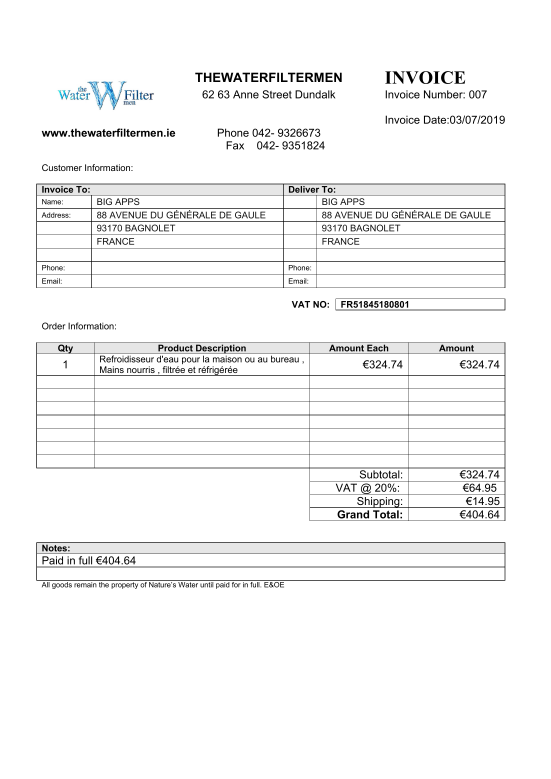
#> input picture data/fact230001-1.png, 1653 x 2337 px, found by its file name (shown at 1/3 size)
$ python main.py   (older library calls are emulated)
#> lines starting #> are read from the running program, lines starting #| are printed output that depends on the picture; after the words box and inside, x2 and y2 are one past the last pixel; in counts of white or black regions, pixels touching at a corner belong together
### tabdetactor/image_processing.py
from __future__ import division

import cv2
import numpy as np


def adaptive_threshold(imagename, process_background=False, blocksize=15, c=-2):
    """Thresholds an image using OpenCV's adaptiveThreshold.
    Parameters
    ----------
    imagename : string
        Path to image file.
    process_background : bool, optional (default: False)
        Whether or not to process lines that are in background.
    blocksize : int, optional (default: 15)
        Size of a pixel neighborhood that is used to calculate a
        threshold value for the pixel: 3, 5, 7, and so on.
        For more information, refer `OpenCV's adaptiveThreshold <https://docs.opencv.org/2.4/modules/imgproc/doc/miscellaneous_transformations.html#adaptivethreshold>`_.
    c : int, optional (default: -2)
        Constant subtracted from the mean or weighted mean.
        Normally, it is positive but may be zero or negative as well.
        For more information, refer `OpenCV's adaptiveThreshold <https://docs.opencv.org/2.4/modules/imgproc/doc/miscellaneous_transformations.html#adaptivethreshold>`_.
    Returns
    -------
    img : object
        numpy.ndarray representing the original image.
    threshold : object
        numpy.ndarray representing the thresholded image.
    """
#> called with process_background = False, blocksize = 15, c = -2
    img = cv2.imread(imagename)
#> img is the input picture: shape (2337, 1653, 3); mean B, G, R 245.5, 245.4, 245.3
    gray = cv2.cvtColor(img, cv2.COLOR_BGR2GRAY)

    if process_background:
        threshold = cv2.adaptiveThreshold(
            gray, 255, cv2.ADAPTIVE_THRESH_GAUSSIAN_C, cv2.THRESH_BINARY, blocksize, c
        )
    else:
        threshold = cv2.adaptiveThreshold(
            np.invert(gray),
            255,
            cv2.ADAPTIVE_THRESH_GAUSSIAN_C,
            cv2.THRESH_BINARY,
            blocksize,
            c,
        )
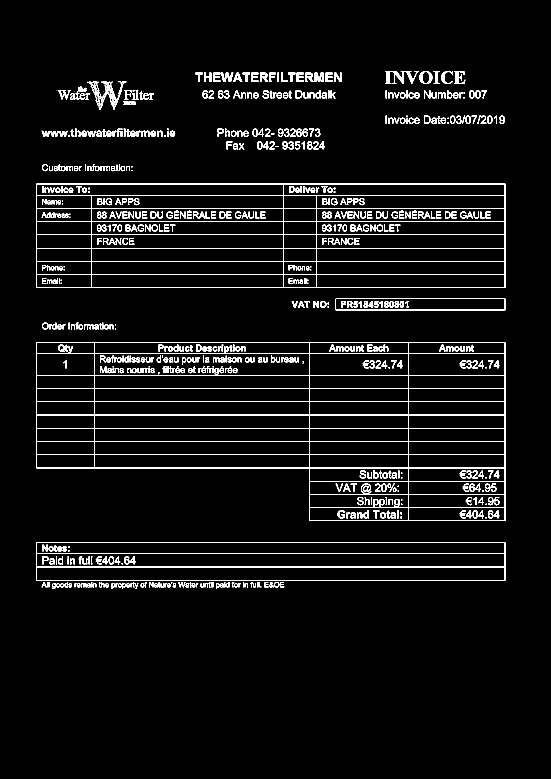
#> threshold: shape (2337, 1653) (shown at 1/3 size); 3.6% white in thin lines or dots, all inside (x1, y1, x2, y2) = (109, 213, 1516, 1767)
    return img, threshold


def find_lines(
    threshold, regions=None, direction="horizontal", line_scale=15, iterations=0
):
    """Finds horizontal and vertical lines by applying morphological
    transformations on an image.
    Parameters
    ----------
    threshold : object
        numpy.ndarray representing the thresholded image.
    regions : list, optional (default: None)
        List of page regions that may contain tables of the form x1,y1,x2,y2
        where (x1, y1) -> left-top and (x2, y2) -> right-bottom
        in image coordinate space.
    direction : string, optional (default: 'horizontal')
        Specifies whether to find vertical or horizontal lines.
    line_scale : int, optional (default: 15)
        Factor by which the page dimensions will be divided to get
        smallest length of lines that should be detected.
        The larger this value, smaller the detected lines. Making it
        too large will lead to text being detected as lines.
    iterations : int, optional (default: 0)
        Number of times for erosion/dilation is applied.
        For more information, refer `OpenCV's dilate <https://docs.opencv.org/2.4/modules/imgproc/doc/filtering.html#dilate>`_.
    Returns
    -------
    dmask : object
        numpy.ndarray representing pixels where vertical/horizontal
        lines lie.
    lines : list
        List of tuples representing vertical/horizontal lines with
        coordinates relative to a left-top origin in
        image coordinate space.
    """
#> called with direction = 'vertical', line_scale = 15, iterations = 0
    lines = []

    if direction == "vertical":
        size = threshold.shape[0] // line_scale
        el = cv2.getStructuringElement(cv2.MORPH_RECT, (1, size))
    elif direction == "horizontal":
        size = threshold.shape[1] // line_scale
        el = cv2.getStructuringElement(cv2.MORPH_RECT, (size, 1))
    elif direction is None:
        raise ValueError("Specify direction as either 'vertical' or 'horizontal'")

    if regions is not None:
        region_mask = np.zeros(threshold.shape)
        for region in regions:
            x, y, w, h = region
            region_mask[y : y + h, x : x + w] = 1
        threshold = np.multiply(threshold, region_mask)

    threshold = cv2.erode(threshold, el)
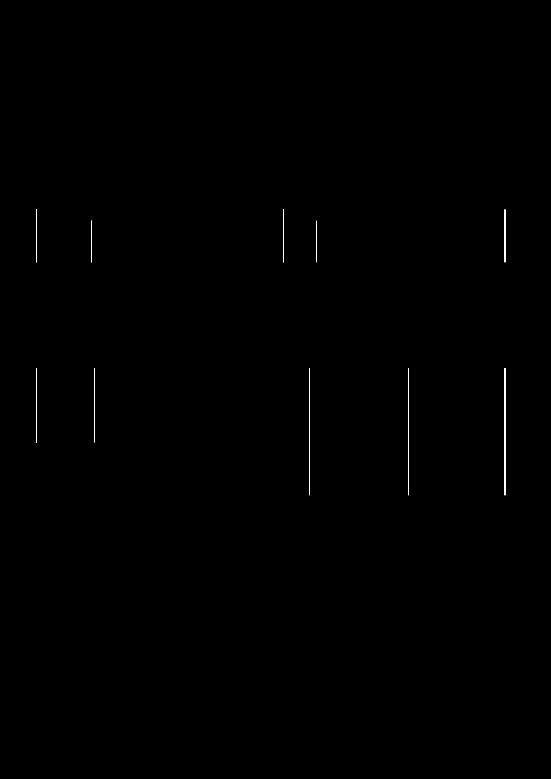
#> threshold: shape (2337, 1653) (shown at 1/3 size); 0.09% white in thin lines or dots, all inside (x1, y1, x2, y2) = (109, 628, 1516, 1486)
    threshold = cv2.dilate(threshold, el)
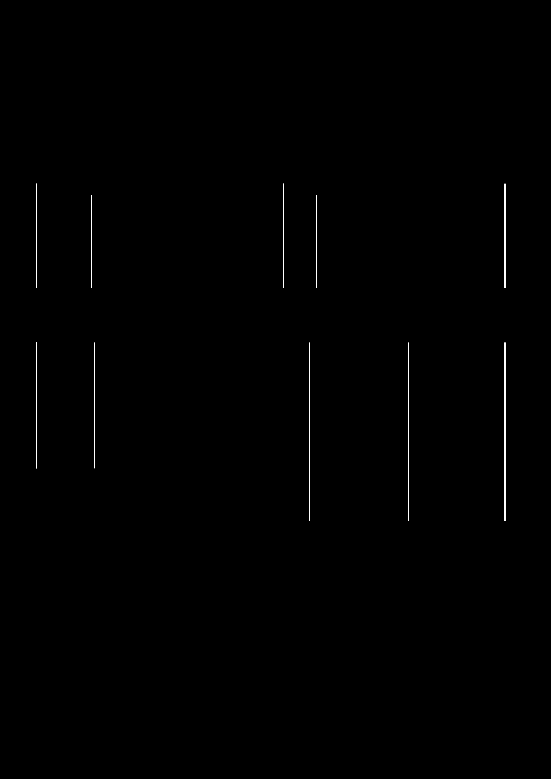
#> threshold: shape (2337, 1653) (shown at 1/3 size); 0.16% white in thin lines or dots, all inside (x1, y1, x2, y2) = (109, 551, 1516, 1563)
    dmask = cv2.dilate(threshold, el, iterations=iterations)

    try:
        _, contours, _ = cv2.findContours(
            threshold.astype(np.uint8), cv2.RETR_EXTERNAL, cv2.CHAIN_APPROX_SIMPLE
        )
#> contours = 10 contours, 4 with area under 20; largest, box (x1, y1, x2, y2) and area: (1514, 1027, 1516, 1563) 535, (109, 1027, 111, 1405) 377, (1514, 551, 1516, 864) 312, (849, 551, 851, 864) 312, (109, 551, 111, 864) 312, (274, 585, 276, 864) 278
    except ValueError:
        # for opencv backward compatibility
        contours, _ = cv2.findContours(
            threshold.astype(np.uint8), cv2.RETR_EXTERNAL, cv2.CHAIN_APPROX_SIMPLE
        )

    for c in contours:
        x, y, w, h = cv2.boundingRect(c)
        x1, x2 = x, x + w
        y1, y2 = y, y + h
        if direction == "vertical":
            lines.append(((x1 + x2) // 2, y2, (x1 + x2) // 2, y1))
        elif direction == "horizontal":
            lines.append((x1, (y1 + y2) // 2, x2, (y1 + y2) // 2))
#> this loop made 10 passes
#> (c, x, y, w, h, x1, x2, y1) on passes 1 to 4: ([[1514, 1027], [1514, 1562], [1515, 1562], [1515, 1027]], 1514, 1027, 2, 536, 1514, 1516, 1027), ([[1224, 1027], [1224, 1562]], 1224, 1027, 1, 536, 1224, 1225, 1027), ([[929, 1027], [929, 1562]], 929, 1027, 1, 536, 929, 930, 1027), ([[283, 1027], [283, 1404]], 283, 1027, 1, 378, 283, 284, 1027)
#> (the rest of the program and of its run is left out)
